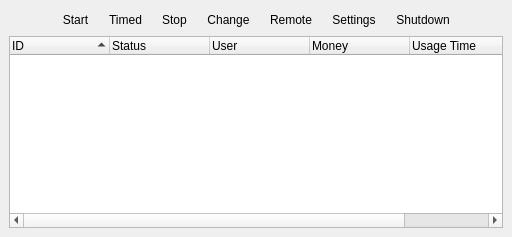
      <widget class="QWidget" name="tab" >
       <attribute name="title" >
        <string>Main</string>
       </attribute>
       <layout class="QGridLayout" >
        <property name="leftMargin" >
         <number>9</number>
        </property>
        <property name="topMargin" >
         <number>9</number>
        </property>
        <property name="rightMargin" >
         <number>9</number>
        </property>
        <property name="bottomMargin" >
         <number>9</number>
        </property>
        <property name="horizontalSpacing" >
         <number>6</number>
        </property>
        <property name="verticalSpacing" >
         <number>6</number>
        </property>
        <item row="0" column="8" >
         <spacer>
          <property name="orientation" >
           <enum>Qt::Horizontal</enum>
          </property>
          <property name="sizeHint" >
           <size>
            <width>40</width>
            <height>20</height>
           </size>
          </property>
         </spacer>
        </item>
        <item row="0" column="2" >
         <widget class="QToolButton" name="main_startTimeButton" >
          <property name="statusTip" >
           <string>Starts selected computer for usage (timed)</string>
          </property>
          <property name="text" >
           <string>Timed</string>
          </property>
          <property name="icon" >
           <iconset resource="../data/pykafe.qrc" >:/icons/icons/kalarm.png</iconset>
          </property>
          <property name="iconSize" >
           <size>
            <width>64</width>
            <height>64</height>
           </size>
          </property>
          <property name="toolButtonStyle" >
           <enum>Qt::ToolButtonTextUnderIcon</enum>
          </property>
          <property name="autoRaise" >
           <bool>true</bool>
          </property>
         </widget>
        </item>
        <item row="0" column="3" >
         <widget class="QToolButton" name="main_stopButton" >
          <property name="statusTip" >
           <string>Switches to login state</string>
          </property>
          <property name="text" >
           <string>Stop</string>
          </property>
          <property name="icon" >
           <iconset resource="../data/pykafe.qrc" >:/icons/icons/stop.png</iconset>
          </property>
          <property name="iconSize" >
           <size>
            <width>64</width>
            <height>64</height>
           </size>
          </property>
          <property name="toolButtonStyle" >
           <enum>Qt::ToolButtonTextUnderIcon</enum>
          </property>
          <property name="autoRaise" >
           <bool>true</bool>
          </property>
         </widget>
        </item>
        <item row="0" column="1" >
         <widget class="QToolButton" name="main_startButton" >
          <property name="statusTip" >
           <string>Starts selected computer for usage</string>
          </property>
          <property name="text" >
           <string>Start</string>
          </property>
          <property name="icon" >
           <iconset resource="../data/pykafe.qrc" >:/icons/icons/player_play.png</iconset>
          </property>
          <property name="iconSize" >
           <size>
            <width>64</width>
            <height>64</height>
           </size>
          </property>
          <property name="toolButtonStyle" >
           <enum>Qt::ToolButtonTextUnderIcon</enum>
          </property>
          <property name="autoRaise" >
           <bool>true</bool>
          </property>
         </widget>
        </item>
        <item row="0" column="0" >
         <spacer>
          <property name="orientation" >
           <enum>Qt::Horizontal</enum>
          </property>
          <property name="sizeHint" >
           <size>
            <width>40</width>
            <height>20</height>
           </size>
          </property>
         </spacer>
        </item>
        <item row="0" column="6" >
         <widget class="QToolButton" name="main_settingsButton" >
          <property name="statusTip" >
           <string>Opens settings for this computer</string>
          </property>
          <property name="text" >
           <string>Settings</string>
          </property>
          <property name="icon" >
           <iconset resource="../data/pykafe.qrc" >:/icons/icons/kcontrol.png</iconset>
          </property>
          <property name="iconSize" >
           <size>
            <width>64</width>
            <height>64</height>
           </size>
          </property>
          <property name="toolButtonStyle" >
           <enum>Qt::ToolButtonTextUnderIcon</enum>
          </property>
          <property name="autoRaise" >
           <bool>true</bool>
          </property>
         </widget>
        </item>
        <item row="0" column="5" >
         <widget class="QToolButton" name="main_remoteButton" >
          <property name="statusTip" >
           <string>Opens remote desktop connection</string>
          </property>
          <property name="text" >
           <string>Remote</string>
          </property>
          <property name="icon" >
           <iconset resource="../data/pykafe.qrc" >:/icons/icons/remote.png</iconset>
          </property>
          <property name="iconSize" >
           <size>
            <width>64</width>
            <height>64</height>
           </size>
          </property>
          <property name="toolButtonStyle" >
           <enum>Qt::ToolButtonTextUnderIcon</enum>
          </property>
          <property name="autoRaise" >
           <bool>true</bool>
          </property>
         </widget>
        </item>
        <item row="0" column="4" >
         <widget class="QToolButton" name="main_changeButton" >
          <property name="statusTip" >
           <string>Moves user to another computer</string>
          </property>
          <property name="text" >
           <string>Change</string>
          </property>
          <property name="icon" >
           <iconset resource="../data/pykafe.qrc" >:/icons/icons/kontact_contacts.png</iconset>
          </property>
          <property name="iconSize" >
           <size>
            <width>64</width>
            <height>64</height>
           </size>
          </property>
          <property name="toolButtonStyle" >
           <enum>Qt::ToolButtonTextUnderIcon</enum>
          </property>
          <property name="autoRaise" >
           <bool>true</bool>
          </property>
         </widget>
        </item>
        <item row="0" column="7" >
         <widget class="QToolButton" name="main_shutDownButton" >
          <property name="statusTip" >
           <string>Shuts down selected computer</string>
          </property>
          <property name="text" >
           <string>Shutdown</string>
          </property>
          <property name="icon" >
           <iconset resource="../data/pykafe.qrc" >:/icons/icons/exit.png</iconset>
          </property>
          <property name="iconSize" >
           <size>
            <width>64</width>
            <height>64</height>
           </size>
          </property>
          <property name="toolButtonStyle" >
           <enum>Qt::ToolButtonTextUnderIcon</enum>
          </property>
          <property name="autoRaise" >
           <bool>true</bool>
          </property>
         </widget>
        </item>
        <item row="1" column="0" colspan="9" >
         <widget class="QTreeWidget" name="main_treeWidget" >
          <property name="rootIsDecorated" >
           <bool>false</bool>
          </property>
          <property name="sortingEnabled" >
           <bool>true</bool>
          </property>
          <property name="allColumnsShowFocus" >
           <bool>true</bool>
          </property>
          <column>
           <property name="text" >
            <string>ID</string>
           </property>
          </column>
          <column>
           <property name="text" >
            <string>Status</string>
           </property>
          </column>
          <column>
           <property name="text" >
            <string>User</string>
           </property>
          </column>
          <column>
           <property name="text" >
            <string>Money</string>
           </property>
          </column>
          <column>
           <property name="text" >
            <string>Usage Time</string>
           </property>
          </column>
          <column>
           <property name="text" >
            <string>End Time</string>
           </property>
          </column>
         </widget>
        </item>
       </layout>
      </widget>
